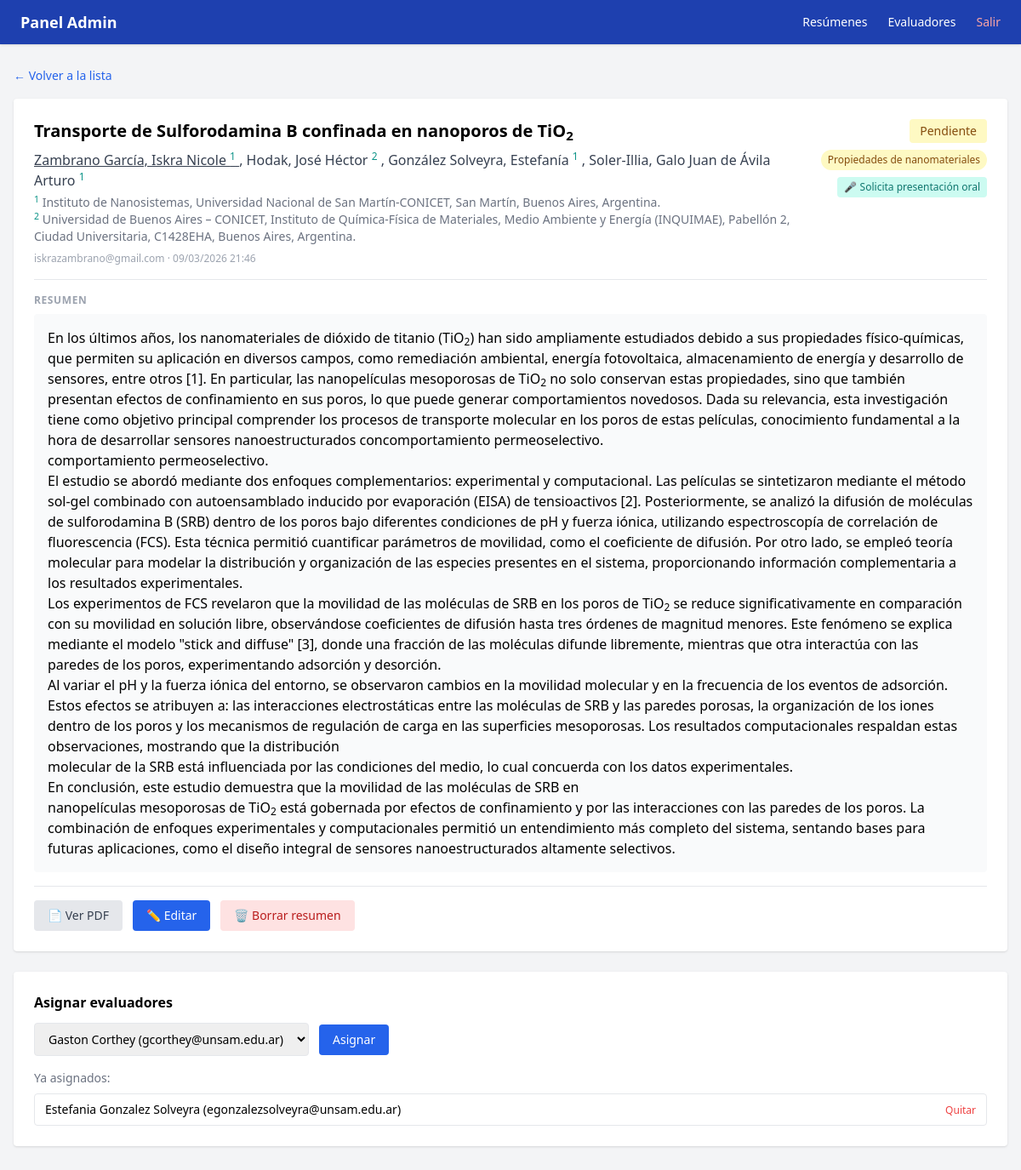
The app's page /admin/abstracts/8 (signed in), older data.
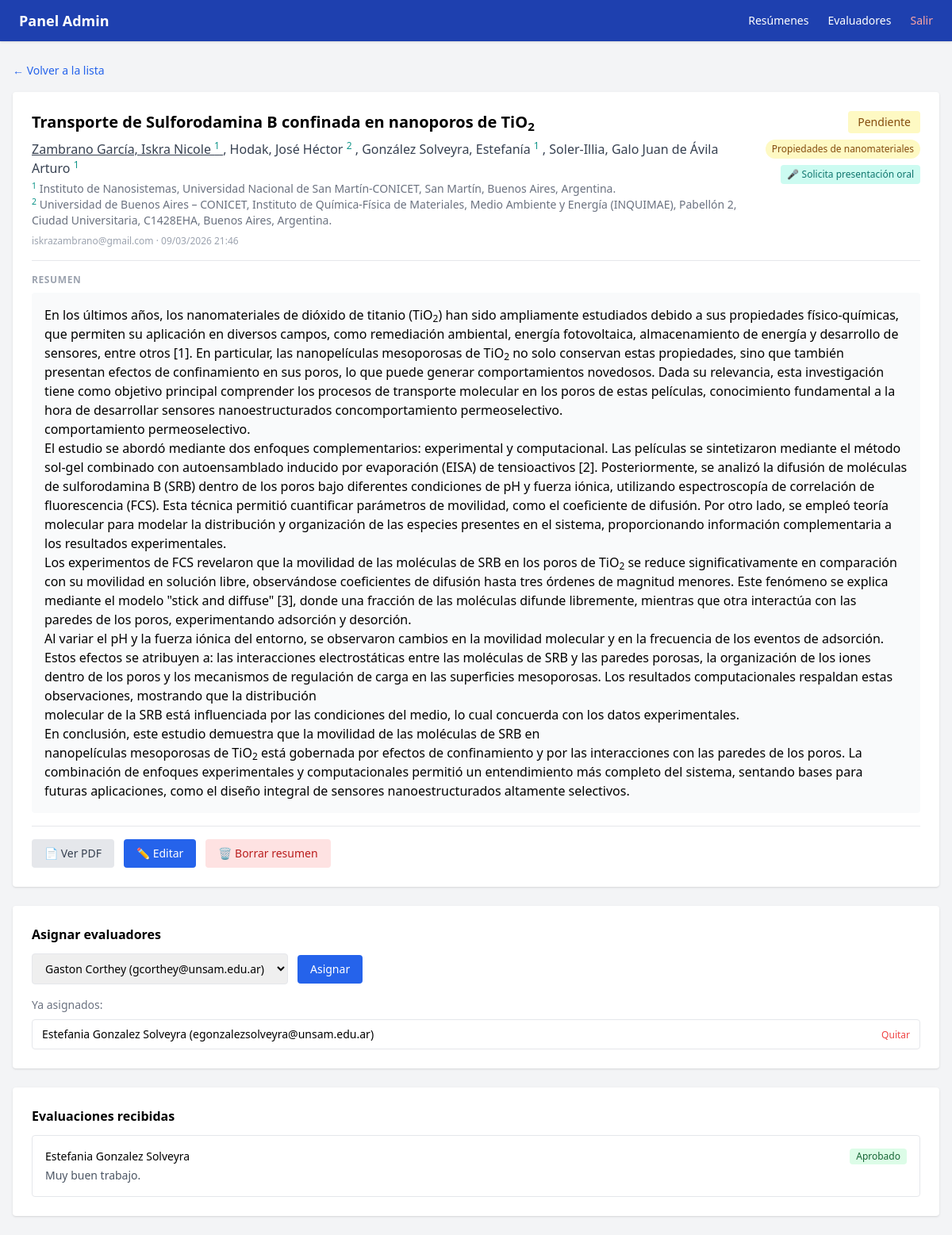
The same page, newer data.
### app/models.py (models this page shows)
class Autor(Base):
    __tablename__ = "autores"
    id = Column(Integer, primary_key=True, index=True)
    abstract_id = Column(Integer, ForeignKey("abstracts.id"), nullable=False)
    nombre = Column(String, nullable=False)
    orden = Column(Integer, nullable=False)
    es_presentador = Column(Integer, default=0)  # 1 = sí
    afiliaciones_ids = Column(String, nullable=True)  # ej: "1,2"
    abstract = relationship("Abstract", back_populates="autores")

class Afiliacion(Base):
    __tablename__ = "afiliaciones"
    id = Column(Integer, primary_key=True, index=True)
    abstract_id = Column(Integer, ForeignKey("abstracts.id"), nullable=False)
    nombre = Column(String, nullable=False)
    orden = Column(Integer, nullable=False)
    abstract = relationship("Abstract", back_populates="afiliaciones")

class Asignacion(Base):
    __tablename__ = "asignaciones"
    id = Column(Integer, primary_key=True, index=True)
    abstract_id = Column(Integer, ForeignKey("abstracts.id"), nullable=False)
    evaluador_id = Column(Integer, ForeignKey("users.id"), nullable=False)
    abstract = relationship("Abstract", back_populates="asignaciones")
    evaluador = relationship("User", back_populates="asignaciones")

class User(Base):
    __tablename__ = "users"
    id = Column(Integer, primary_key=True, index=True)
    email = Column(String, unique=True, index=True, nullable=False)
    nombre = Column(String, nullable=False)
    password_hash = Column(String, nullable=False)
    role = Column(Enum(RoleEnum), nullable=False)
    reviews = relationship("Review", back_populates="evaluador")
    asignaciones = relationship("Asignacion", back_populates="evaluador")

class Review(Base):
    __tablename__ = "reviews"
    id = Column(Integer, primary_key=True, index=True)
    abstract_id = Column(Integer, ForeignKey("abstracts.id"), nullable=False)
    evaluador_id = Column(Integer, ForeignKey("users.id"), nullable=False)
    decision = Column(Enum(EstadoEnum), nullable=True)
    comentario = Column(Text, nullable=True)
    fecha = Column(DateTime, default=datetime.utcnow)
    abstract = relationship("Abstract", back_populates="reviews")
    evaluador = relationship("User", back_populates="reviews")
    recomienda_oral = Column(Integer, nullable=True)

### app/main.py (the view)
@app.get("/admin/abstracts/{abstract_id}", response_class=HTMLResponse)
def admin_abstract_detail(
    abstract_id: int,
    request: Request,
    current_user: models.User = Depends(require_admin),
    db: Session = Depends(get_db)
):
    abstract = db.query(models.Abstract).filter(models.Abstract.id == abstract_id).first()
    if not abstract:
        raise HTTPException(status_code=404, detail="No encontrado")
    evaluadores = db.query(models.User).filter(models.User.role == models.RoleEnum.evaluador).all()
    asignados_ids = [a.evaluador_id for a in abstract.asignaciones]
    evaluadores_disponibles = [e for e in evaluadores if e.id not in asignados_ids]
    reviews = db.query(models.Review).filter(models.Review.abstract_id == abstract_id).all()
    return templates.TemplateResponse("admin/abstract_detail.html", {
        "request": request,
        "abstract": abstract,
        "evaluadores_disponibles": evaluadores_disponibles,
        "reviews": reviews,
        "current_user": current_user
    })

### app/templates/admin/abstract_detail.html (shortened to what the changed rows need)
{% extends "admin/base.html" %}
{% block content %}
<div class="mt-4 bg-white rounded shadow p-6 mb-6">
    <div class="flex flex-col md:flex-row md:items-start md:justify-between mb-4 gap-3">
        <div class="flex-1">
            <h1 class="text-xl font-bold">{{ abstract.titulo | safe }}</h1>
            <p class="text-gray-700 mt-2">
                {% for autor in abstract.autores %}
                    {% if autor.es_presentador %}<span class="underline">{% endif %}
                    {{ autor.nombre }}
                    {% if autor.afiliaciones_ids %}
                        <sup class="text-teal-600 text-xs">{{ autor.afiliaciones_ids }}</sup>
                    {% endif %}
                    {% if autor.es_presentador %}</span>{% endif %}
                    {% if not loop.last %}, {% endif %}
                {% endfor %}
            </p>
            <div class="mt-1">
                {% for afil in abstract.afiliaciones %}
                    <p class="text-gray-500 text-sm">
                        <sup class="text-teal-600">{{ afil.orden }}</sup> {{ afil.nombre }}
                    </p>
                {% endfor %}
            </div>
            <p class="text-gray-400 text-xs mt-2">
                {{ abstract.email_autor }} · {{ abstract.fecha_envio.strftime('%d/%m/%Y %H:%M') }}
            </p>
        </div>
            {% set area_info = {
                '1': ('Síntesis de nanomateriales', 'bg-blue-100 text-blue-800'),
                '2': ('Autoensamblado', 'bg-purple-100 text-purple-800'),
                '3': ('Nanobiointerfaces', 'bg-green-100 text-green-800'),
                '4': ('Superficies', 'bg-orange-100 text-orange-800'),
                '5': ('Propiedades de nanomateriales', 'bg-yellow-100 text-yellow-800'),
                '6': ('Aplicaciones', 'bg-teal-100 text-teal-800'),
                '7': ('Nanotecnología y Salud', 'bg-red-100 text-red-800'),
            } %}
            {% set info = area_info.get(abstract.area_tematica, ('—', 'bg-gray-100 text-gray-500')) %}
    </div>
</div>
<div class="bg-white rounded shadow p-6 mb-6">
    <h2 class="font-semibold mb-3">Asignar evaluadores</h2>
    {% if abstract.asignaciones %}
    <div class="mt-4">
        <ul class="text-sm space-y-1">
            {% for asig in abstract.asignaciones %}
            <li class="flex items-center justify-between border rounded px-3 py-2">
                <span class="truncate mr-2">{{ asig.evaluador.nombre }} ({{ asig.evaluador.email }})</span>
                <form method="post" action="/admin/abstracts/{{ abstract.id }}/desasignar/{{ asig.evaluador_id }}">
                    <button class="text-red-500 text-xs hover:underline whitespace-nowrap">Quitar</button>
                </form>
            </li>
            {% endfor %}
        </ul>
    </div>
    {% endif %}
</div>
{% if reviews %}
<div class="bg-white rounded shadow p-6">
    <h2 class="font-semibold mb-3">Evaluaciones recibidas</h2>
    <div class="space-y-3">
        {% for r in reviews %}
        <div class="border rounded p-4">
            <div class="flex items-center justify-between mb-1 gap-2">
                <span class="font-medium text-sm">{{ r.evaluador.nombre }}</span>
                {% if r.decision %}
                    {% if r.decision.value == 'aprobado' %}
                        <span class="bg-green-100 text-green-800 px-2 py-0.5 rounded text-xs whitespace-nowrap">Aprobado</span>
                    {% else %}
                        <span class="bg-red-100 text-red-800 px-2 py-0.5 rounded text-xs whitespace-nowrap">Rechazado</span>
                    {% endif %}
                {% else %}
                    <span class="bg-gray-100 text-gray-500 px-2 py-0.5 rounded text-xs whitespace-nowrap">Sin evaluar</span>
                {% endif %}
            </div>
            {% if r.comentario %}
                <p class="text-sm text-gray-600">{{ r.comentario }}</p>
            {% endif %}
        </div>
        {% endfor %}
    </div>
</div>
{% endif %}
{% endblock %}

Row changes from the older to the newer data that the page shows:
added Review: evaluador.nombre "Estefania Gonzalez Solveyra", decision "Aprobado", comentario "Muy buen trabajo."
Text that changed along with them:
text now shown: "Evaluaciones recibidas"
